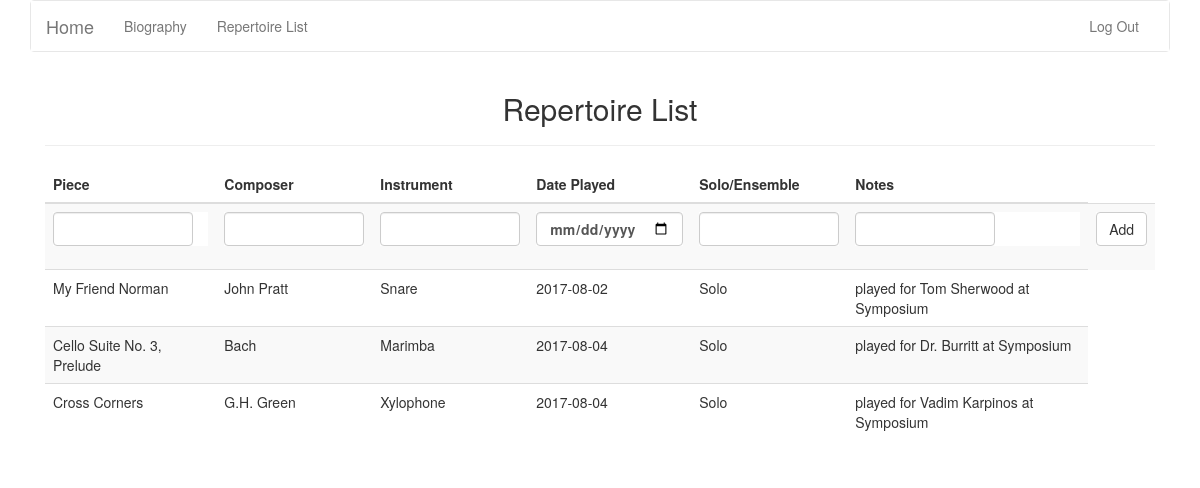
Screenshot of /replist (signed in) with the database file from the repository.
### tables this page shows
CREATE TABLE 'rep_list' ('user_id' INTEGER NOT NULL, 'piece' TEXT NOT NULL, 'composer' TEXT, 'instrument' TEXT, 'date_played' DATETIME DEFAULT CURRENT_DATE, 'ensemble' TEXT, 'notes' TEXT);

### application.py (the view, shortened to what this page needs)
@app.route("/replist", methods=["GET","POST"])
@login_required
def replist():
    if request.method == "GET":
        rep_list = db.execute("SELECT * FROM rep_list WHERE user_id = :user_id ORDER BY date_played ASC", user_id = session["user_id"])
        return render_template("replist.html", rep_list = rep_list)

### helpers.py (called while the page is built)
def login_required(f):
    @wraps(f)
    def decorated_function(*args, **kwargs):
        if session.get("user_id") is None:
            return redirect(url_for("login", next=request.url))
        return f(*args, **kwargs)
    return decorated_function

### templates/replist.html (shortened to what this page needs)
{% extends "layout.html" %}
{% block main %}
<div class="container-fluid">
    <h2>Repertoire List</h2>
    <hr>
    <table class="table table-striped">
        <thead>
            <tr>
                <th>Piece</th>
                <th>Composer</th>
                <th>Instrument</th>
                <th>Date Played</th>
                <th>Solo/Ensemble</th>
                <th>Notes</th>
            </tr>
        </thead>
        <tbody>
            <tr>
                <form action="{{ url_for('replist') }}" data-toggle="validator" id="replist" method="POST">
                <th>
                    <div class="form-group">
                        <input class="form-control" size="12" autocomplete="off" name="piece" id="piece" required type="text"/>
                    </div>
                </th>
                <th>
                    <div class="form-group">
                        <input class="form-control" size="12" autocomplete="off" name="composer" id="composer" type="text"/>
                    </div>
                </th>
                <th>
                    <div class="form-group">
                        <input class="form-control" size="12" autocomplete="off" name="instrument" id="instrument" type="text"/>
                    </div>
                </th>
                <th>
                    <div class="form-group">
                        <input class="form-control" autocomplete="off" name="date_played" id="date_played" type="date"/>
                    </div>
                </th>
                <th>
                    <div class="form-group">
                        <input class="form-control" size="12" autocomplete="off" name="ensemble" id="ensemble" type="text"/>
                    </div>
                </th>
                <th>
                    <div class="form-group">
                        <input class="form-control" size="12" autocomplete="off" name="notes" id="notes" type="text"/>
                    </div>
                </th>
                <th>
                    <div class="form-group">
                        <button class="btn btn-default" type="submit">Add</button>
                    </div>
                </th>
                </form>
            </tr>
            {% for rep in rep_list %}
                <tr>
                    <td>{{rep.piece}}</td>
                    <td>{{rep.composer}}</td>
                    <td>{{rep.instrument}}</td>
                    <td>{{rep.date_played}}</td>
                    <td>{{rep.ensemble}}</td>
                    <td>{{rep.notes}}</td>
                </tr>
            {% endfor %}
        </tbody>
    </table>
</div>
{% endblock %}

### templates/layout.html (shortened to what this page needs)
<!DOCTYPE html>
<html lang="en">
    <head>
        <link href="https://maxcdn.bootstrapcdn.com/bootstrap/3.3.7/css/bootstrap.min.css" rel="stylesheet"/>
        <link href="{{ url_for('static', filename='styles.css') }}" rel="stylesheet"/>
        <link href="https://maxcdn.bootstrapcdn.com/bootstrap/3.3.7/css/bootstrap.min.css" rel="stylesheet"/>
    </head>
    <body>
        <div class="container">
            <nav class="navbar navbar-default">
                <div class="container-fluid">
                    <div class="navbar-header">
                        <a class="navbar-brand" href="{{ url_for('index') }}">Home</a>
                    </div>
                    <div class="collapse navbar-collapse" id="navbar">
                        {% if session.user_id %}
                            <ul class="nav navbar-nav">
                                <li><a href="{{url_for("biography")}}">Biography</a></li>
                                <li><a href="{{url_for("replist")}}">Repertoire List</a></li>
                            </ul>
                            <ul class="nav navbar-nav navbar-right">
                                <li><a href="{{ url_for('logout') }}">Log Out</a></li>
                            </ul>
                        {% else %}
                            <ul class="nav navbar-nav navbar-right">
                                <li><a href="{{ url_for('register') }}">Register</a></li>
                                <li><a href="{{ url_for('login') }}">Log In</a></li>
                            </ul>
                        {% endif %}
                    </div>
                </div>
            </nav>
            <main>
                {% block main %}{% endblock %}
            </main>
        </div>
    </body>
</html>

### static/styles.css (style rules this page uses)
.container { margin-left: auto; margin-right: auto; text-align: center; }
.container-fluid { margin-left: auto; margin-right: auto; text-align: center; }
main .form-control { display: inline-block; width: auto; }
main td { text-align: left; }
.table { width: 100%; max-width: 100%; margin-bottom: 20px; }
.table { background-color: transparent; }
.table { border-spacing: 0; border-collapse: collapse; }
body { background-image: url("http://www.photos-public-domain.com/wp-content/uploads/2012/07/sheet-music-texture.jpg"); background-size:100%; }
div { background-color: white; }

### rows the page displays
rep_list: piece "My Friend Norman", composer "John Pratt", instrument "Snare", date_played "2017-08-02", ensemble "Solo", notes "played for Tom Sherwood at Symposium"
rep_list: piece "Cello Suite No. 3, Prelude", composer "Bach", instrument "Marimba", date_played "2017-08-04", ensemble "Solo", notes "played for Dr. Burritt at Symposium"
rep_list: piece "Cross Corners", composer "G.H. Green", instrument "Xylophone", date_played "2017-08-04", ensemble "Solo", notes "played for Vadim Karpinos at Symposium"
